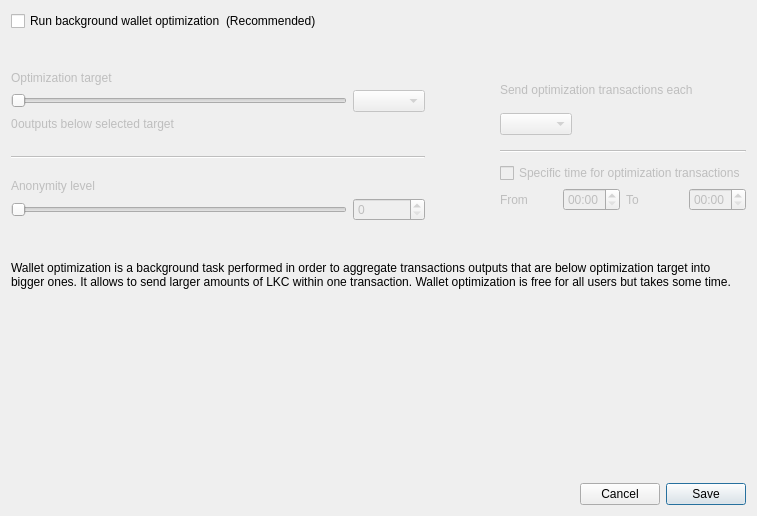
<?xml version="1.0" encoding="UTF-8"?>
<ui version="4.0">
 <class>OptimizationSettingsDialog</class>
 <widget class="QDialog" name="OptimizationSettingsDialog">
  <property name="windowModality">
   <enum>Qt::ApplicationModal</enum>
  </property>
  <property name="geometry">
   <rect>
    <x>0</x>
    <y>0</y>
    <width>757</width>
    <height>516</height>
   </rect>
  </property>
  <property name="windowTitle">
   <string>Wallet optimization settings</string>
  </property>
  <layout class="QGridLayout" name="m_gridLayout">
   <item row="0" column="0">
    <layout class="QVBoxLayout" name="verticalLayout">
     <property name="spacing">
      <number>0</number>
     </property>
     <property name="leftMargin">
      <number>0</number>
     </property>
     <property name="topMargin">
      <number>0</number>
     </property>
     <property name="rightMargin">
      <number>0</number>
     </property>
     <property name="bottomMargin">
      <number>0</number>
     </property>
     <item>
      <layout class="QHBoxLayout" name="horizontalLayout_1">
       <item>
        <widget class="QCheckBox" name="m_enableOptimizationCheck">
         <property name="text">
          <string>Run background wallet optimization</string>
         </property>
        </widget>
       </item>
       <item>
        <widget class="QLabel" name="label_8">
         <property name="text">
          <string>(Recommended)</string>
         </property>
        </widget>
       </item>
       <item>
        <spacer name="m_horizontalSpacer">
         <property name="orientation">
          <enum>Qt::Horizontal</enum>
         </property>
         <property name="sizeHint" stdset="0">
          <size>
           <width>40</width>
           <height>20</height>
          </size>
         </property>
        </spacer>
       </item>
      </layout>
     </item>
     <item>
      <spacer name="verticalSpacer_2">
       <property name="orientation">
        <enum>Qt::Vertical</enum>
       </property>
       <property name="sizeType">
        <enum>QSizePolicy::Fixed</enum>
       </property>
       <property name="sizeHint" stdset="0">
        <size>
         <width>20</width>
         <height>40</height>
        </size>
       </property>
      </spacer>
     </item>
     <item>
      <widget class="QWidget" name="m_optimizationOptionsWidget" native="true">
       <property name="enabled">
        <bool>true</bool>
       </property>
       <layout class="QHBoxLayout" name="horizontalLayout_2">
        <property name="spacing">
         <number>75</number>
        </property>
        <property name="leftMargin">
         <number>0</number>
        </property>
        <property name="topMargin">
         <number>0</number>
        </property>
        <property name="rightMargin">
         <number>0</number>
        </property>
        <property name="bottomMargin">
         <number>0</number>
        </property>
        <item alignment="Qt::AlignTop">
         <widget class="QWidget" name="widget1" native="true">
          <property name="enabled">
           <bool>false</bool>
          </property>
          <layout class="QGridLayout" name="gridLayout" columnstretch="50,0,0,0">
           <property name="leftMargin">
            <number>0</number>
           </property>
           <property name="topMargin">
            <number>0</number>
           </property>
           <property name="rightMargin">
            <number>0</number>
           </property>
           <property name="bottomMargin">
            <number>0</number>
           </property>
           <property name="verticalSpacing">
            <number>5</number>
           </property>
           <item row="0" column="0" colspan="4">
            <widget class="QLabel" name="label_5">
             <property name="text">
              <string>Optimization target</string>
             </property>
             <property name="indent">
              <number>0</number>
             </property>
            </widget>
           </item>
           <item row="4" column="0" colspan="4">
            <spacer name="verticalSpacer_3">
             <property name="orientation">
              <enum>Qt::Vertical</enum>
             </property>
             <property name="sizeType">
              <enum>QSizePolicy::Fixed</enum>
             </property>
             <property name="sizeHint" stdset="0">
              <size>
               <width>20</width>
               <height>20</height>
              </size>
             </property>
            </spacer>
           </item>
           <item row="1" column="0" colspan="3">
            <widget class="QSlider" name="m_thresholdSlider">
             <property name="maximum">
              <number>6</number>
             </property>
             <property name="pageStep">
              <number>1</number>
             </property>
             <property name="orientation">
              <enum>Qt::Horizontal</enum>
             </property>
            </widget>
           </item>
           <item row="1" column="3">
            <widget class="QComboBox" name="m_thresholdCombo"/>
           </item>
           <item row="5" column="0" colspan="4">
            <widget class="Line" name="line">
             <property name="orientation">
              <enum>Qt::Horizontal</enum>
             </property>
            </widget>
           </item>
           <item row="6" column="0" colspan="4">
            <spacer name="verticalSpacer_4">
             <property name="orientation">
              <enum>Qt::Vertical</enum>
             </property>
             <property name="sizeType">
              <enum>QSizePolicy::Fixed</enum>
             </property>
             <property name="sizeHint" stdset="0">
              <size>
               <width>20</width>
               <height>15</height>
              </size>
             </property>
            </spacer>
           </item>
           <item row="8" column="3">
            <widget class="QSpinBox" name="m_mixinSpin">
             <property name="buttonSymbols">
              <enum>QAbstractSpinBox::UpDownArrows</enum>
             </property>
            </widget>
           </item>
           <item row="7" column="0" colspan="4">
            <widget class="QLabel" name="label_7">
             <property name="text">
              <string>Anonymity level</string>
             </property>
             <property name="indent">
              <number>0</number>
             </property>
            </widget>
           </item>
           <item row="8" column="0" colspan="3">
            <widget class="QSlider" name="m_mixinSlider">
             <property name="pageStep">
              <number>1</number>
             </property>
             <property name="orientation">
              <enum>Qt::Horizontal</enum>
             </property>
            </widget>
           </item>
           <item row="2" column="0" colspan="4">
            <spacer name="verticalSpacer_12">
             <property name="orientation">
              <enum>Qt::Vertical</enum>
             </property>
             <property name="sizeType">
              <enum>QSizePolicy::Fixed</enum>
             </property>
             <property name="sizeHint" stdset="0">
              <size>
               <width>20</width>
               <height>0</height>
              </size>
             </property>
            </spacer>
           </item>
           <item row="3" column="0" colspan="4">
            <layout class="QHBoxLayout" name="horizontalLayout_3" stretch="0,1">
             <item>
              <widget class="QLabel" name="m_nonOptimizedOutputsLabel">
               <property name="text">
                <string>0</string>
               </property>
              </widget>
             </item>
             <item>
              <widget class="QLabel" name="m_nonOptimizedOutputsTextLabel">
               <property name="text">
                <string>outputs below selected target</string>
               </property>
              </widget>
             </item>
            </layout>
           </item>
          </layout>
         </widget>
        </item>
        <item>
         <layout class="QVBoxLayout" name="verticalLayout_3">
          <property name="spacing">
           <number>10</number>
          </property>
          <property name="rightMargin">
           <number>0</number>
          </property>
          <property name="bottomMargin">
           <number>0</number>
          </property>
          <item>
           <widget class="QWidget" name="widget2" native="true">
            <property name="enabled">
             <bool>false</bool>
            </property>
            <layout class="QGridLayout" name="gridLayout_2" columnstretch="0,0,0,0">
             <property name="leftMargin">
              <number>0</number>
             </property>
             <property name="topMargin">
              <number>0</number>
             </property>
             <property name="rightMargin">
              <number>0</number>
             </property>
             <property name="bottomMargin">
              <number>0</number>
             </property>
             <property name="verticalSpacing">
              <number>5</number>
             </property>
             <item row="8" column="0">
              <widget class="QLabel" name="label_2">
               <property name="text">
                <string>From</string>
               </property>
              </widget>
             </item>
             <item row="2" column="0" colspan="2" alignment="Qt::AlignLeft">
              <widget class="QComboBox" name="m_periodCombo"/>
             </item>
             <item row="8" column="1">
              <widget class="QTimeEdit" name="m_startTimeEdit">
               <property name="enabled">
                <bool>false</bool>
               </property>
               <property name="displayFormat">
                <string>HH:mm</string>
               </property>
              </widget>
             </item>
             <item row="8" column="2">
              <widget class="QLabel" name="label_3">
               <property name="text">
                <string>To</string>
               </property>
              </widget>
             </item>
             <item row="1" column="0" colspan="4">
              <spacer name="verticalSpacer_5">
               <property name="orientation">
                <enum>Qt::Vertical</enum>
               </property>
               <property name="sizeType">
                <enum>QSizePolicy::Fixed</enum>
               </property>
               <property name="sizeHint" stdset="0">
                <size>
                 <width>20</width>
                 <height>0</height>
                </size>
               </property>
              </spacer>
             </item>
             <item row="0" column="0" colspan="4">
              <widget class="QLabel" name="label_4">
               <property name="text">
                <string>Send optimization transactions each</string>
               </property>
               <property name="indent">
                <number>0</number>
               </property>
              </widget>
             </item>
             <item row="7" column="0" colspan="4">
              <spacer name="verticalSpacer_8">
               <property name="orientation">
                <enum>Qt::Vertical</enum>
               </property>
               <property name="sizeType">
                <enum>QSizePolicy::Fixed</enum>
               </property>
               <property name="sizeHint" stdset="0">
                <size>
                 <width>20</width>
                 <height>0</height>
                </size>
               </property>
              </spacer>
             </item>
             <item row="8" column="3">
              <widget class="QTimeEdit" name="m_stopTimeEdit">
               <property name="enabled">
                <bool>false</bool>
               </property>
               <property name="displayFormat">
                <string>HH:mm</string>
               </property>
              </widget>
             </item>
             <item row="4" column="0" colspan="4">
              <widget class="Line" name="line_2">
               <property name="orientation">
                <enum>Qt::Horizontal</enum>
               </property>
              </widget>
             </item>
             <item row="3" column="0" colspan="4">
              <spacer name="verticalSpacer_6">
               <property name="orientation">
                <enum>Qt::Vertical</enum>
               </property>
               <property name="sizeType">
                <enum>QSizePolicy::Fixed</enum>
               </property>
               <property name="sizeHint" stdset="0">
                <size>
                 <width>20</width>
                 <height>10</height>
                </size>
               </property>
              </spacer>
             </item>
             <item row="6" column="0" colspan="4">
              <widget class="QCheckBox" name="m_optimizationTimeCheck">
               <property name="text">
                <string>Specific time for optimization transactions</string>
               </property>
              </widget>
             </item>
             <item row="9" column="0" colspan="4">
              <spacer name="verticalSpacer_10">
               <property name="orientation">
                <enum>Qt::Vertical</enum>
               </property>
               <property name="sizeType">
                <enum>QSizePolicy::Fixed</enum>
               </property>
               <property name="sizeHint" stdset="0">
                <size>
                 <width>20</width>
                 <height>10</height>
                </size>
               </property>
              </spacer>
             </item>
             <item row="5" column="0" colspan="4">
              <spacer name="verticalSpacer_7">
               <property name="orientation">
                <enum>Qt::Vertical</enum>
               </property>
               <property name="sizeType">
                <enum>QSizePolicy::Fixed</enum>
               </property>
               <property name="sizeHint" stdset="0">
                <size>
                 <width>20</width>
                 <height>5</height>
                </size>
               </property>
              </spacer>
             </item>
            </layout>
           </widget>
          </item>
         </layout>
        </item>
       </layout>
      </widget>
     </item>
     <item>
      <spacer name="verticalSpacer_11">
       <property name="orientation">
        <enum>Qt::Vertical</enum>
       </property>
       <property name="sizeType">
        <enum>QSizePolicy::Fixed</enum>
       </property>
       <property name="sizeHint" stdset="0">
        <size>
         <width>20</width>
         <height>40</height>
        </size>
       </property>
      </spacer>
     </item>
     <item>
      <widget class="QLabel" name="m_helpLabel">
       <property name="text">
        <string>Wallet optimization is a background task performed in order to aggregate transactions outputs that are below optimization target into bigger ones. It allows to send larger amounts of LKC within one transaction. Wallet optimization is free for all users but takes some time.</string>
       </property>
       <property name="wordWrap">
        <bool>true</bool>
       </property>
      </widget>
     </item>
     <item>
      <spacer name="verticalSpacer">
       <property name="orientation">
        <enum>Qt::Vertical</enum>
       </property>
       <property name="sizeHint" stdset="0">
        <size>
         <width>20</width>
         <height>40</height>
        </size>
       </property>
      </spacer>
     </item>
    </layout>
   </item>
   <item row="1" column="0">
    <layout class="QHBoxLayout" name="horizontalLayout_4">
     <item>
      <spacer name="horizontalSpacer">
       <property name="orientation">
        <enum>Qt::Horizontal</enum>
       </property>
       <property name="sizeHint" stdset="0">
        <size>
         <width>40</width>
         <height>20</height>
        </size>
       </property>
      </spacer>
     </item>
     <item>
      <widget class="QPushButton" name="optimizationCancelButton">
       <property name="text">
        <string>Cancel</string>
       </property>
      </widget>
     </item>
     <item>
      <widget class="QPushButton" name="optimizationSaveButton">
       <property name="text">
        <string>Save</string>
       </property>
       <property name="default">
        <bool>true</bool>
       </property>
      </widget>
     </item>
    </layout>
   </item>
  </layout>
 </widget>
 <resources/>
 <connections>
  <connection>
   <sender>optimizationCancelButton</sender>
   <signal>clicked()</signal>
   <receiver>OptimizationSettingsDialog</receiver>
   <slot>reject()</slot>
   <hints>
    <hint type="sourcelabel">
     <x>549</x>
     <y>259</y>
    </hint>
    <hint type="destinationlabel">
     <x>338</x>
     <y>140</y>
    </hint>
   </hints>
  </connection>
  <connection>
   <sender>optimizationSaveButton</sender>
   <signal>clicked()</signal>
   <receiver>OptimizationSettingsDialog</receiver>
   <slot>save()</slot>
   <hints>
    <hint type="sourcelabel">
     <x>630</x>
     <y>259</y>
    </hint>
    <hint type="destinationlabel">
     <x>338</x>
     <y>140</y>
    </hint>
   </hints>
  </connection>
  <connection>
   <sender>m_enableOptimizationCheck</sender>
   <signal>toggled(bool)</signal>
   <receiver>widget1</receiver>
   <slot>setEnabled(bool)</slot>
   <hints>
    <hint type="sourcelabel">
     <x>147</x>
     <y>47</y>
    </hint>
    <hint type="destinationlabel">
     <x>176</x>
     <y>204</y>
    </hint>
   </hints>
  </connection>
  <connection>
   <sender>m_optimizationTimeCheck</sender>
   <signal>toggled(bool)</signal>
   <receiver>m_startTimeEdit</receiver>
   <slot>setEnabled(bool)</slot>
   <hints>
    <hint type="sourcelabel">
     <x>543</x>
     <y>179</y>
    </hint>
    <hint type="destinationlabel">
     <x>501</x>
     <y>207</y>
    </hint>
   </hints>
  </connection>
  <connection>
   <sender>m_optimizationTimeCheck</sender>
   <signal>toggled(bool)</signal>
   <receiver>m_stopTimeEdit</receiver>
   <slot>setEnabled(bool)</slot>
   <hints>
    <hint type="sourcelabel">
     <x>543</x>
     <y>179</y>
    </hint>
    <hint type="destinationlabel">
     <x>643</x>
     <y>207</y>
    </hint>
   </hints>
  </connection>
  <connection>
   <sender>m_enableOptimizationCheck</sender>
   <signal>toggled(bool)</signal>
   <receiver>widget2</receiver>
   <slot>setEnabled(bool)</slot>
   <hints>
    <hint type="sourcelabel">
     <x>158</x>
     <y>48</y>
    </hint>
    <hint type="destinationlabel">
     <x>556</x>
     <y>197</y>
    </hint>
   </hints>
  </connection>
  <connection>
   <sender>m_thresholdSlider</sender>
   <signal>valueChanged(int)</signal>
   <receiver>OptimizationSettingsDialog</receiver>
   <slot>thresholdChanged(int)</slot>
   <hints>
    <hint type="sourcelabel">
     <x>116</x>
     <y>139</y>
    </hint>
    <hint type="destinationlabel">
     <x>355</x>
     <y>194</y>
    </hint>
   </hints>
  </connection>
  <connection>
   <sender>m_mixinSlider</sender>
   <signal>valueChanged(int)</signal>
   <receiver>OptimizationSettingsDialog</receiver>
   <slot>mixinChanged(int)</slot>
   <hints>
    <hint type="sourcelabel">
     <x>116</x>
     <y>240</y>
    </hint>
    <hint type="destinationlabel">
     <x>367</x>
     <y>236</y>
    </hint>
   </hints>
  </connection>
 </connections>
 <slots>
  <slot>thresholdChanged(int)</slot>
  <slot>mixinChanged(int)</slot>
  <slot>save()</slot>
 </slots>
</ui>
